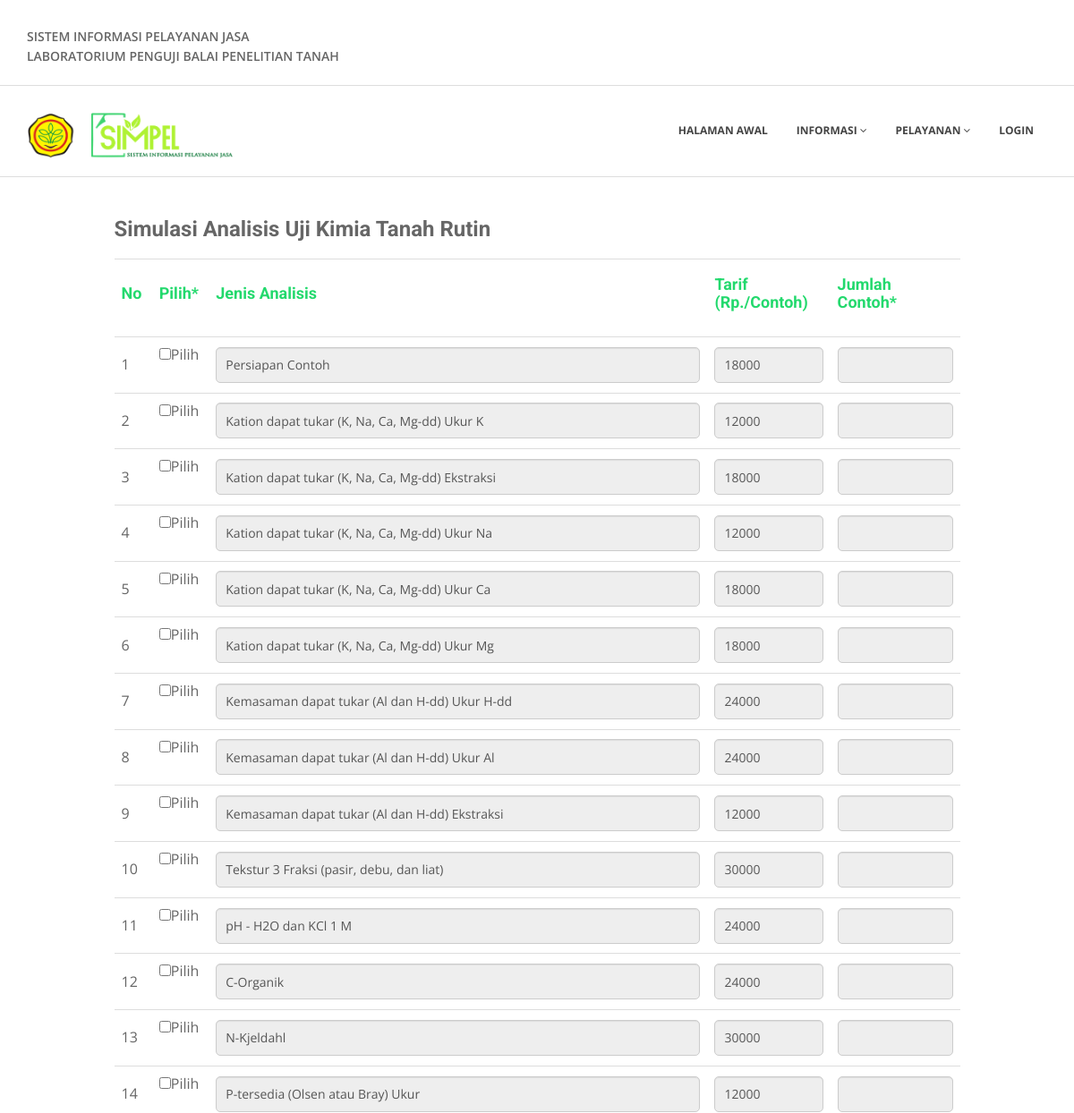
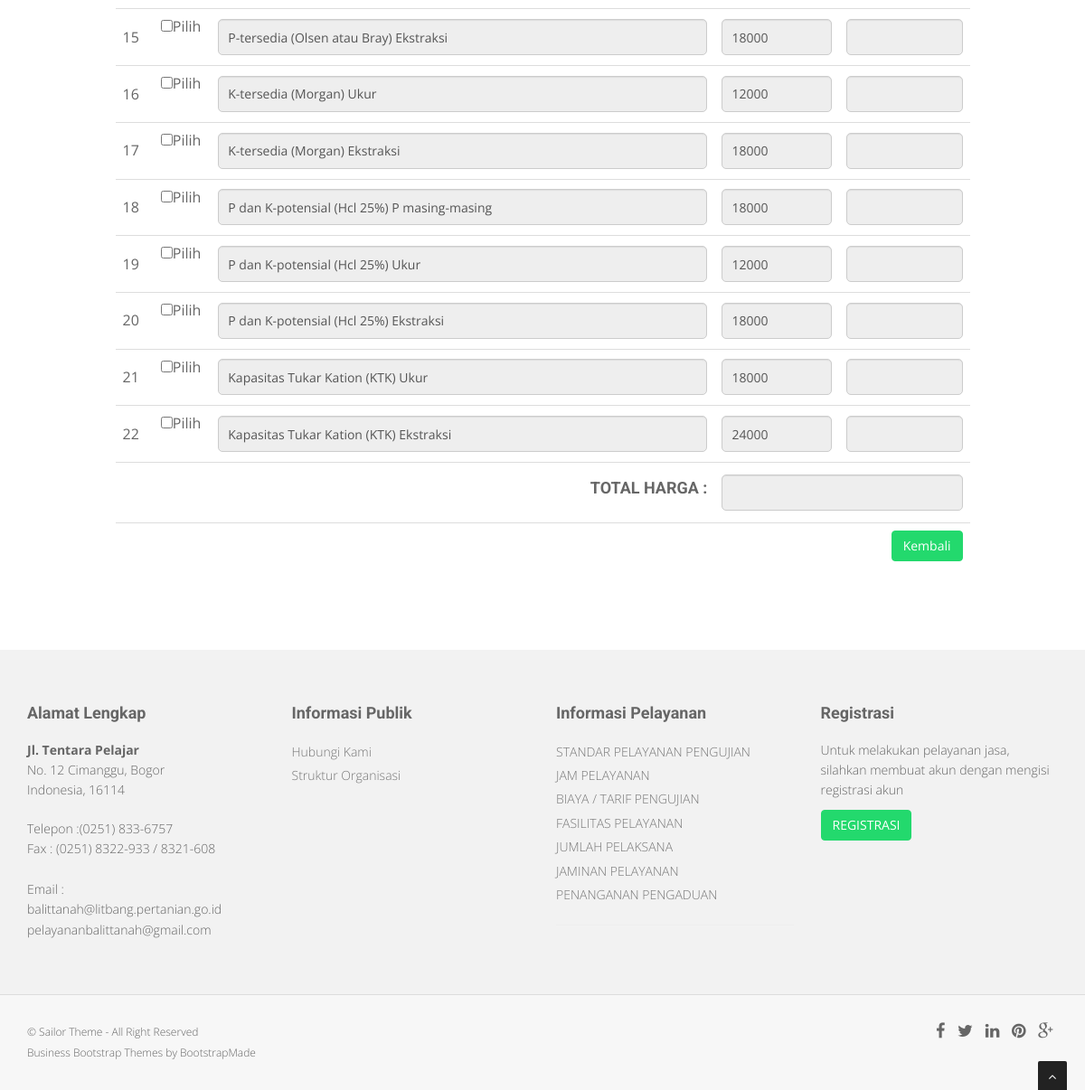
The page /user/index.php?view=simulasi-kimia-rutin on the database its author committed (2 pictures, top to bottom).
### tables this page shows
CREATE TABLE `pertanyaan` (
  `kode_pertanyaan` varchar(10) NOT NULL,
  `kode_analisis` varchar(10) NOT NULL,
  `isi_pertanyaan` text NOT NULL,
  `tarif` double NOT NULL,
  `kelompok` varchar(10) NOT NULL
);

### user/simulasi/simulasikimiarutin.php (the view, shortened to what this page needs)
<div class="container">
	<div class="row">
		<div class="col-xs-10 col-md-10 col-md-offset-1">
			<h3>Simulasi Analisis Uji Kimia Tanah Rutin</h3>
				<div class="row">
					<div class="col-lg-12">
						<checkbox name="pertanyaan" value="">
						<table class="table" width="1000px" cellpadding="2"  cellspacing="3" align="center">
							<tr>
								<td width="2%"><h4> <font color="#23d96d">  No </font></h4></td>
								<td width="2%"><h4> <font color="#23d96d">  Pilih* </font></h4></td>
								<td width="50%"><h4> <font color="#23d96d">  Jenis Analisis </font></h4></td>
								<td width="10%"><h4> <font color="#23d96d">  Tarif (Rp./Contoh) </font></h4></td>
								<td width="13%"><h4> <font color="#23d96d">  Jumlah Contoh* </font></h4></td>
							</tr>
							<?php
							include "koneksi.php";
							$banyaknya=1;
							$no=1;
							$select = mysqli_query($connect, "SELECT* FROM pertanyaan WHERE kode_analisis = 'KThR'");
							while($hasil = mysqli_fetch_array($select))
							{
							?>
							<tr>
								<td> <?php echo $no; $no++; ?></td>
								<td>
									<input type="checkbox" name="pertanyaan[]" value="<?php echo $hasil['kode_pertanyaan']; ?>" id="<?php echo "cekbox".$banyaknya; ?>" onclick="run(<?php echo $banyaknya; ?>);" />Pilih<br /><br />
								</td>
								<td>
									<input type="text" id="<?php echo "isi".$banyaknya; ?>" class="form-control input-lg" value="<?php echo $hasil['isi_pertanyaan']; ?>" readonly disabled>
								</td>
								<td>
									<input type="text" id="<?php echo "tarif".$banyaknya; ?>" class="form-control input-lg" value="<?php echo $hasil['tarif'];?>" readonly >
								</td>
								<td>
									<input type="number" name="banyaknya" id="<?php echo "index".$banyaknya; ?>"value="" disabled onchange="total(<?php echo $hasil['tarif'];?>, <?php echo "'"."index".$banyaknya."'"; ?>, <?php echo "'"."coba".$banyaknya."'"; ?>);" class="form-control input-lg">
								</td>
							</tr>
							<?php
							$banyaknya++;
							}
							?>
							<tr>
								<td colspan="3" align="right">
									<h4> TOTAL HARGA : </h4>
								</td>
								<td colspan="4">
									<input type="text" name="total_biaya" id="akhir" value="" onchange="total()" class="form-control input-lg" readonly>
								</td>
							</tr>
							<tr>
								<td colspan="7" align="right">
									<a href="?view=simulasi" class="btn btn-theme"> Kembali </a>
								</td>
							</tr>
						</table>
					</div>
				</div>
			</div>
		</div>
	</div>

### user/index.php (shortened to what this page needs)
<html>
<head>
<link href="css/bootstrap.min.css" rel="stylesheet" />
<link href="plugins/flexslider/flexslider.css" rel="stylesheet" media="screen" />
<link href="css/cubeportfolio.min.css" rel="stylesheet" />
<link href="css/style.css" rel="stylesheet" />
<link id="t-colors" href="skins/default.css" rel="stylesheet" />
	<link id="bodybg" href="bodybg/bg1.css" rel="stylesheet" type="text/css" />
</head>
<body>
<div id="wrapper">
	<header>
			<div class="top">
				<div class="container">
					<div class="row">
						<div class="col-md-6">
							<ul class="topleft-info">
								<li>SISTEM INFORMASI PELAYANAN JASA <br>
								LABORATORIUM PENGUJI BALAI PENELITIAN TANAH</li>
							</ul>
						</div>
						<div class="col-md-6">
							 <div id="sb-search" class="sb-search">
								<form>
									<input class="sb-search-input" placeholder="Masukkan kata yang akan dicari ..." type="text" value="" name="search" id="search">
								</form>
							</div>
						</div>
					</div>
				</div>
			</div>
        <div class="navbar navbar-default navbar-static-top">
            <div class="container">
                <div class="navbar-header">
                    <a class="navbar-brand" href="index.php"><img src="img/simpel2.png" alt="" width="230" height="51" /></a>
                </div>
                <div class="navbar-collapse collapse ">
                    <ul class="nav navbar-nav">
                        <li class="dropdown">
							<a href="index.php">HALAMAN AWAL</a>
						</li>
                        <li class="dropdown">
                            <a class="dropdown-toggle " data-toggle="dropdown" data-hover="dropdown" data-delay="0" data-close-others="false">INFORMASI <i class="fa fa-angle-down"></i></a>
                        </li>
                        <li class="dropdown"><a href="#" class="dropdown-toggle " data-toggle="dropdown" data-hover="dropdown" data-delay="0" data-close-others="false">PELAYANAN <i class="fa fa-angle-down"></i></a>
						</li>
                        <li><a href="?view=login">LOGIN</a></li>
                    </ul>
                </div>
            </div>
        </div>
	</header>
	<section id="content">
		<?php include "openpage.php"; ?>
	</section>
	<footer>
	<div class="container">
		<div class="row">
			<div class="col-sm-3 col-lg-3">
				<div class="widget">
					<h4>Alamat Lengkap</h4>
					<address>
					<strong>Jl. Tentara Pelajar</strong><br>
					 No. 12 Cimanggu, Bogor<Br>
					 Indonesia, 16114<br>
					 </address>
					<p>
						<i class="icon-phone"></i> Telepon :(0251) 833-6757 <br>
						<i class="icon-phone"></i> Fax : (0251) 8322-933 / 8321-608 <br><br>
						<i class="icon-phone"></i> Email : <br>
						<i class="icon-envelope-alt"></i> balittanah@litbang.pertanian.go.id <br>
						<i class="icon-envelope-alt"></i>pelayananbalittanah@gmail.com
					</p>
				</div>
			</div>
			<div class="col-sm-3 col-lg-3">
				<div class="widget">
					<h4>Informasi Publik</h4>
					<ul class="link-list">
						<li><a href="#">Hubungi Kami</a></li>
						<li><a href="#">Struktur Organisasi</a></li>
					</ul>
				</div>
			</div>
			<div class="col-sm-3 col-lg-3">
				<div class="widget">
					<h4>Informasi Pelayanan</h4>
					<ul class="link-list">
						<li><a href="?view=aturan">STANDAR PELAYANAN PENGUJIAN</a></li>
						<li><a href="?view=jam-pelayanan">JAM PELAYANAN</a></li>
                        <li><a href="?view=simulasi">BIAYA / TARIF PENGUJIAN</a></li>
                        <li><a href="?view=fasilitas">FASILITAS PELAYANAN</a></li>
                        <li><a href="?view=kompetensi">JUMLAH PELAKSANA</a></li>
                        <li><a href="?view=jaminan">JAMINAN PELAYANAN</a></li>
                        <li><a href="?view=pengaduan">PENANGANAN PENGADUAN</a></li>
						<hr>
					</ul>
				</div>
			</div>
			<div class="col-sm-3 col-lg-3">
				<div class="widget">
					<h4>Registrasi</h4>
					<p>Untuk melakukan pelayanan jasa, silahkan membuat akun dengan mengisi registrasi akun</p>
                    <div class="form-group multiple-form-group input-group">
                        <a href="?view=register" class="btn btn-theme">REGISTRASI</a>
                    </div>
				</div>
			</div>
		</div>
	</div>
	<div id="sub-footer">
		<div class="container">
			<div class="row">
				<div class="col-lg-6">
					<div class="copyright">
						<p>&copy; Sailor Theme - All Right Reserved</p>
                        <div class="credits">
                            <a href="https://bootstrapmade.com/free-business-bootstrap-themes-website-templates/">Business Bootstrap Themes</a> by <a href="https://bootstrapmade.com/">BootstrapMade</a>
                        </div>
					</div>
				</div>
				<div class="col-lg-6">
					<ul class="social-network">
						<li><a href="#" data-placement="top" title="Facebook"><i class="fa fa-facebook"></i></a></li>
						<li><a href="#" data-placement="top" title="Twitter"><i class="fa fa-twitter"></i></a></li>
						<li><a href="#" data-placement="top" title="Linkedin"><i class="fa fa-linkedin"></i></a></li>
						<li><a href="#" data-placement="top" title="Pinterest"><i class="fa fa-pinterest"></i></a></li>
						<li><a href="#" data-placement="top" title="Google plus"><i class="fa fa-google-plus"></i></a></li>
					</ul>
				</div>
			</div>
		</div>
	</div>
	</footer>
</div>
<a href="#" class="scrollup"><i class="fa fa-angle-up active"></i></a>
</body>
</html>

### user/openpage.php (shortened to what this page needs)
<?php
include "koneksi.php";
@$page=$_GET['view'];
switch ($page) {
case 'simulasi-kimia-rutin'		: include "simulasi/simulasikimiarutin.php"; break;
}
?>

### user/css/style.css (style rules this page uses)
body { font-family:'Open Sans', Arial, sans-serif; font-size:14px; font-weight:300; line-height:1.6em; color:#656565; }
h1,h2, h3, h4, h5, h6 { font-family:'Roboto', sans-serif; font-weight:700; line-height:1.1em; color:#666; margin-bottom: 20px; }
#wrapper { width:100%; margin:0; padding:0; }
.row,.row-fluid { margin-bottom:30px; }
.row .row,.row-fluid .row-fluid { margin-bottom:0px; }
header .top .row { margin-bottom: 0; }
header .top { padding:20px 0; margin:0; background: #fff; }
header .top { border-bottom: 1px solid #ddd; }
header .top ul.topleft-info { list-style: none; margin: 10px 0 0; padding-left: 0; float:left; }
header .top ul.topleft-info li { display: inline; margin: 0 20px 0 0; padding:0; font-weight: 600; }
ul.social-network { list-style:none; margin:0; padding:0; }
ul.social-network li { display:inline; margin:0 5px; }
.sb-search { position: relative; width: 0%; min-width: 36px; height: 36px; float: right; overflow: hidden; -webkit-transition: width 0.3s; -moz-transition: width 0.3s; transition: width 0.3s; -webkit-backface-visibility: hidden; }
.sb-search-input { position: absolute; top: 0; right: 0; border: none; outline: none; background: #fff; width: 50%; height: 36px; margin: 0; z-index: 10; padding: 2px 41px 2px 10px; font-family: inherit; font-size: 12px; color: #2c3e50; }
header .navbar { margin-bottom: 0; }
.navbar-default { border: none; }
.navbar-brand { color: #222; text-transform: uppercase; font-size: 24px; font-weight: 700; line-height: 1em; letter-spacing: -1px; margin-top: 30px; padding: 0 0 0 15px; }
header .navbar-collapse ul.navbar-nav { float: right; margin-right: 0; }
header .navbar-default { background-color: #fff; border-bottom: 1px solid #ddd; }
header .navbar { min-height: 100px; }
header .navbar-nav > li { padding-bottom: 30px; padding-top: 30px; }
header .navbar-nav > li > a { padding-bottom: 6px; padding-top: 5px; margin-left: 2px; line-height: 30px; font-weight: 700; -webkit-transition: all .3s ease; -moz-transition: all .3s ease; -ms-transition: all .3s ease; -o-transition: all .3s ease; transition: all .3s ease; }
header ul.nav li { border:none; margin:0; }
header ul.nav li a { font-size:12px; border:none; font-weight:700; text-transform:uppercase; }
.navbar .nav > li > a,.navbar .nav > li.active > .dropdown-menu > li > a { color: #444; text-shadow: none; }
ul.nav li.dropdown a { z-index:1000; display:block; }
#content { position:relative; background:#fff; padding:25px 0 40px 0; z-index:5; }
.btn-theme { color: #fff; }
ul.link-list { margin:0; padding:0; list-style:none; float: none; }
ul.link-list li { float: none; margin:0; padding:2px 0 2px 0; list-style:none; }
footer ul.link-list li a { color:#777; }
footer { background:#f2f2f2; }
#sub-footer { border-top: 1px solid #ddd; background:#f7f7f7; }
footer { padding:50px 0 0 0; }
footer a { color:#666; }
footer h1, footer h2, footer h3, footer h4, footer h5, footer h6 { color:#666; }
footer address { line-height:1.6em; }
ul.social-network { list-style:none; margin:0; }
ul.social-network li { display:inline; margin: 0 5px; }
footer ul.social-network li i { font-size: 1.3em; }
#sub-footer { text-shadow:none; padding:0; padding-top:30px; margin:20px 0 0 0; }
#sub-footer p { margin:0; padding:0; }
.copyright { text-align:left; font-size:12px; }
#sub-footer ul.social-network { float:right; }
.scrollup { position:fixed; width:32px; height:32px; bottom:0px; right:20px; background: #222; -webkit-border-radius: 2px 2px 0 0; -moz-border-radius: 2px 2px 0 0; border-radius: 2px 2px 0 0; }
a.scrollup { outline:0; text-align: center; }
a.scrollup i { margin-top: 10px; color: #fff; }

### user/skins/default.css (style rules this page uses)
a, a:hover,a:focus,a:active, strike, .post-meta span a:hover, ul.meta-post li a:hover, ul.cat li a:hover, ul.recent li h6 a:hover, ul.portfolio-categ li.active a, ul.portfolio-categ li.active a:hover, ul.portfolio-categ li a:hover,ul.related-post li h4 a:hover, span.highlight,article .post-heading h3 a:hover, .navbar .nav > .active > a,.navbar .nav > .active > a:hover,.navbar .nav > li > a:hover,.navbar .nav > li > a:focus,.navbar .nav > .active > a:focus, .validation { color:#23d96d; }
.btn-theme { border:1px solid #23d96d; background: #23d96d; }

### user/bodybg/bg1.css (style rules this page uses)
body { background: url(../img/bodybg/bg1.png) repeat left top; }

### user/css/theme.css (style rules this page uses)
a { color: #23d96d; }

### rows shown on the page
pertanyaan: isi_pertanyaan "Persiapan Contoh", tarif "18000"
pertanyaan: isi_pertanyaan "Kation dapat tukar (K, Na, Ca, Mg-dd) Ukur K", tarif "12000"
pertanyaan: isi_pertanyaan "Kation dapat tukar (K, Na, Ca, Mg-dd) Ekstraksi", tarif "18000"
pertanyaan: isi_pertanyaan "Kation dapat tukar (K, Na, Ca, Mg-dd) Ukur Na", tarif "12000"
pertanyaan: isi_pertanyaan "Kation dapat tukar (K, Na, Ca, Mg-dd) Ukur Ca", tarif "18000"
pertanyaan: isi_pertanyaan "Kation dapat tukar (K, Na, Ca, Mg-dd) Ukur Mg", tarif "18000"
pertanyaan: isi_pertanyaan "Kemasaman dapat tukar (Al dan H-dd) Ukur H-dd", tarif "24000"
pertanyaan: isi_pertanyaan "Kemasaman dapat tukar (Al dan H-dd) Ukur Al", tarif "24000"
pertanyaan: isi_pertanyaan "Kemasaman dapat tukar (Al dan H-dd) Ekstraksi", tarif "12000"
pertanyaan: isi_pertanyaan "Tekstur 3 Fraksi (pasir, debu, dan liat)", tarif "30000"
pertanyaan: isi_pertanyaan "pH - H2O dan KCl 1 M", tarif "24000"
pertanyaan: isi_pertanyaan "C-Organik", tarif "24000"
pertanyaan: isi_pertanyaan "N-Kjeldahl", tarif "30000"
pertanyaan: isi_pertanyaan "P-tersedia (Olsen atau Bray) Ukur", tarif "12000"
pertanyaan: isi_pertanyaan "P-tersedia (Olsen atau Bray) Ekstraksi", tarif "18000"
pertanyaan: isi_pertanyaan "K-tersedia (Morgan) Ukur", tarif "12000"
pertanyaan: isi_pertanyaan "K-tersedia (Morgan) Ekstraksi", tarif "18000"
pertanyaan: isi_pertanyaan "P dan K-potensial (Hcl 25%) P masing-masing", tarif "18000"
pertanyaan: isi_pertanyaan "P dan K-potensial (Hcl 25%) Ukur", tarif "12000"
pertanyaan: isi_pertanyaan "P dan K-potensial (Hcl 25%) Ekstraksi", tarif "18000"
pertanyaan: isi_pertanyaan "Kapasitas Tukar Kation (KTK) Ukur", tarif "18000"
pertanyaan: isi_pertanyaan "Kapasitas Tukar Kation (KTK) Ekstraksi", tarif "24000"
